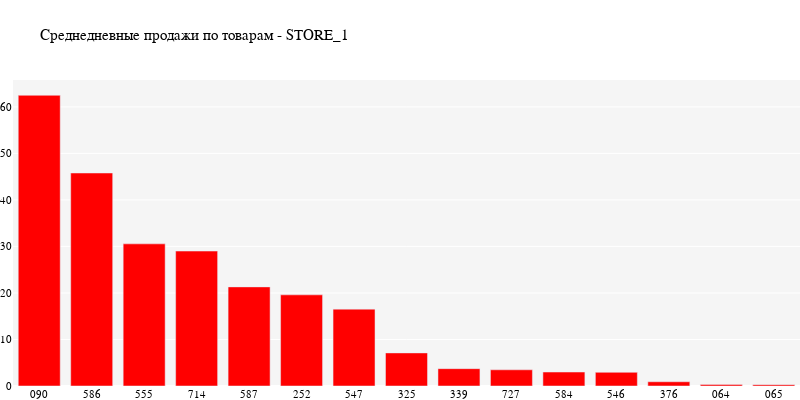
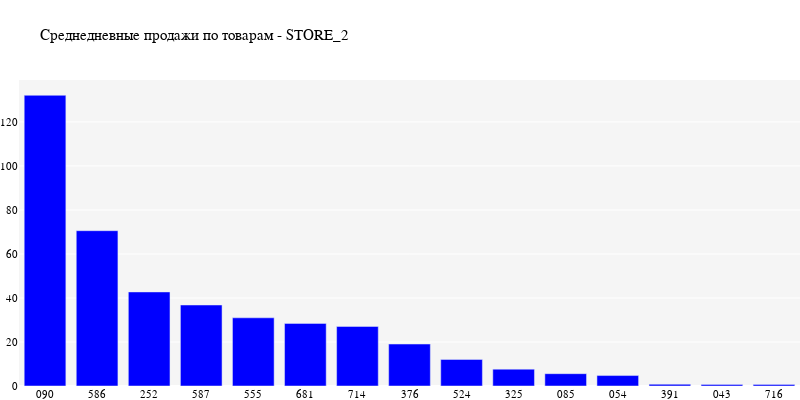

Write notebook code for charts like these, in order.
### Code cell
colors = ['red', 'blue', 'orange']
for i, store_id in enumerate(plot.store_id.unique()):
    fig = go.Figure()
    plot_df = sales_df[sales_df.store_id == store_id].copy()
    plot_df = plot_df.groupby(["item_id"], as_index=False).cnt.mean().sort_values(by='cnt', ascending=False)
    fig.add_trace(go.Bar(x=plot_df['item_id'], y=plot_df['cnt'],  marker_color=colors[i]))
    fig.update_layout(**layout_params, title=f"Среднедневные продажи по товарам - {store_id}", width=800, height=400).show()

### Figure 1 — Plotly figure (JSON) as saved in the notebook; plotly's stock layout.template omitted (floating-point values rounded to 4 significant figures)
{"data": [{"marker": {"color": "red"}, "type": "bar", "x": ["090", "586", "555", "714", "587", "252", "547", "325", "339", "727", "584", "546", "376", "064", "065"], "y": [62.49, 45.78, 30.56, 29.0, 21.3, 19.59, 16.53, 7.113, 3.726, 3.482, 3, 2.936, 0.912, 0.3353, 0.2919]}], "layout": {"font": {"color": "#000000", "family": "Avenir Next", "size": 11}, "height": 400, "margin": {"b": 0, "l": 0, "r": 0, "t": 80}, "paper_bgcolor": "#FFFFFF", "plot_bgcolor": "#f5f5f5", "title": {"text": "Среднедневные продажи по товарам - STORE_1"}, "width": 800}}

### Figure 2 — Plotly figure (JSON) as saved in the notebook; plotly's stock layout.template omitted (floating-point values rounded to 4 significant figures)
{"data": [{"marker": {"color": "blue"}, "type": "bar", "x": ["090", "586", "252", "587", "555", "681", "714", "376", "524", "325", "085", "054", "391", "043", "716"], "y": [132.1, 70.57, 42.74, 36.8, 30.99, 28.45, 27.06, 19.07, 12.07, 7.648, 5.6, 4.745, 0.7977, 0.7323, 0.7312]}], "layout": {"font": {"color": "#000000", "family": "Avenir Next", "size": 11}, "height": 400, "margin": {"b": 0, "l": 0, "r": 0, "t": 80}, "paper_bgcolor": "#FFFFFF", "plot_bgcolor": "#f5f5f5", "title": {"text": "Среднедневные продажи по товарам - STORE_2"}, "width": 800}}
